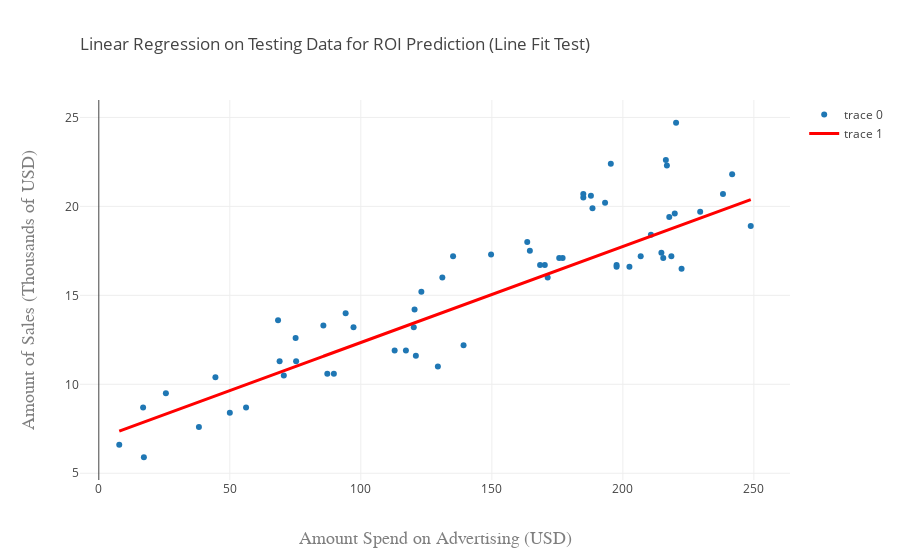

Notebook code cell kept with this figure:
### Markdown cell above
Visualize the fit on the test set

### Code cell
trace0 = go.Scatter(
    x = x_test,
    y = y_test,
    mode = 'markers'
)
trace1 = go.Scatter(x=x_test, 
                y=6.948 + 0.054*x_test,
                mode='lines',
                line=dict(color='red', width=3)
                )
data = [trace0, trace1]
layout = go.Layout(
    title=go.layout.Title(
        text='Linear Regression on Testing Data for ROI Prediction (Line Fit Test)',
        xref='paper',
        x=0
    ),
    xaxis=go.layout.XAxis(
        title=go.layout.xaxis.Title(
            text='Amount Spend on Advertising (USD)',
            font=dict(
                family='Courier New, monospace',
                size=18,
                color='#7f7f7f'
            )
        )
    ),
    yaxis=go.layout.YAxis(
        title=go.layout.yaxis.Title(
            text='Amount of Sales (Thousands of USD)',
            font=dict(
                family='Courier New, monospace',
                size=18,
                color='#7f7f7f'
            )
        )
    )
)
fig = go.Figure(data=data, layout=layout)

# Plot and embed in ipython notebook!
iplot(fig, filename='basic-scatter')

### Figure 1 — Plotly figure (JSON) as saved in the notebook; plotly's stock layout.template omitted (floating-point values rounded to 4 significant figures)
{"data": [{"mode": "markers", "type": "scatter", "uid": "b55a2fae-ffca-4b88-86d8-678445bc0ebf", "x": [7.8, 238.2, 135.2, 217.7, 241.7, 206.8, 139.2, 197.6, 216.4, 216.8, 117.2, 229.5, 56.2, 187.8, 87.2, 94.2, 149.7, 170.2, 163.5, 112.9, 214.7, 129.4, 195.4, 177, 184.9, 220.3, 219.8, 75.3, 184.9, 123.1, 68.4, 69, 121, 188.4, 50, 120.5, 97.2, 168.4, 222.4, 193.2, 215.4, 175.7, 164.5, 218.5, 120.2, 89.7, 16.9, 248.8, 70.6, 38.2, 202.5, 171.3, 75.1, 131.1, 210.7, 44.5, 17.2, 25.6, 197.6, 85.7], "y": [6.6, 20.7, 17.2, 19.4, 21.8, 17.2, 12.2, 16.7, 22.6, 22.3, 11.9, 19.7, 8.7, 20.6, 10.6, 14, 17.3, 16.7, 18, 11.9, 17.4, 11, 22.4, 17.1, 20.5, 24.7, 19.6, 11.3, 20.7, 15.2, 13.6, 11.3, 11.6, 19.9, 8.4, 14.2, 13.2, 16.7, 16.5, 20.2, 17.1, 17.1, 17.5, 17.2, 13.2, 10.6, 8.7, 18.9, 10.5, 7.6, 16.6, 16, 12.6, 16, 18.4, 10.4, 5.9, 9.5, 16.6, 13.3]}, {"line": {"color": "red", "width": 3}, "mode": "lines", "type": "scatter", "uid": "f9506f2c-9dd2-4010-90d1-4f6062c15792", "x": [7.8, 238.2, 135.2, 217.7, 241.7, 206.8, 139.2, 197.6, 216.4, 216.8, 117.2, 229.5, 56.2, 187.8, 87.2, 94.2, 149.7, 170.2, 163.5, 112.9, 214.7, 129.4, 195.4, 177, 184.9, 220.3, 219.8, 75.3, 184.9, 123.1, 68.4, 69, 121, 188.4, 50, 120.5, 97.2, 168.4, 222.4, 193.2, 215.4, 175.7, 164.5, 218.5, 120.2, 89.7, 16.9, 248.8, 70.6, 38.2, 202.5, 171.3, 75.1, 131.1, 210.7, 44.5, 17.2, 25.6, 197.6, 85.7], "y": [7.369, 19.81, 14.25, 18.7, 20.0, 18.12, 14.46, 17.62, 18.63, 18.66, 13.28, 19.34, 9.983, 17.09, 11.66, 12.03, 15.03, 16.14, 15.78, 13.04, 18.54, 13.94, 17.5, 16.51, 16.93, 18.84, 18.82, 11.01, 16.93, 13.6, 10.64, 10.67, 13.48, 17.12, 9.648, 13.46, 12.2, 16.04, 18.96, 17.38, 18.58, 16.44, 15.83, 18.75, 13.44, 11.79, 7.861, 20.38, 10.76, 9.011, 17.88, 16.2, 11.0, 14.03, 18.33, 9.351, 7.877, 8.33, 17.62, 11.58]}], "layout": {"autosize": true, "title": {"text": "Linear Regression on Testing Data for ROI Prediction (Line Fit Test)", "x": 0, "xref": "paper"}, "xaxis": {"autorange": true, "range": [-7.029, 263.6], "title": {"font": {"color": "#7f7f7f", "family": "Courier New, monospace", "size": 18}, "text": "Amount Spend on Advertising (USD)"}, "type": "linear"}, "yaxis": {"autorange": true, "range": [4.523, 26.08], "title": {"font": {"color": "#7f7f7f", "family": "Courier New, monospace", "size": 18}, "text": "Amount of Sales (Thousands of USD)"}, "type": "linear"}}}
